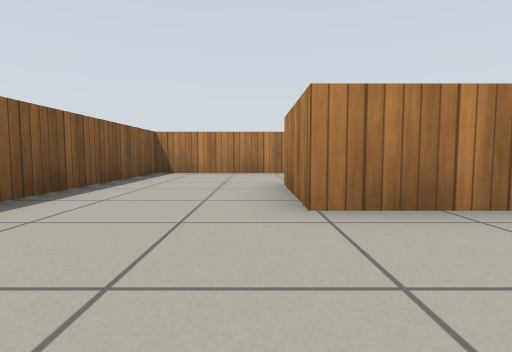
View 1 (above)

19 first-person views from a walk through a Gazebo world. The camera is 0.45 m above the floor, tilts 4° down and sees 80° across. The floor is counted in squares, 1 m on a side. Each view is taken from the middle of a square. On the plan, view 1 faces up. The plan holds only what a view shows up to about 9 squares ahead; the rest is blank. Simple patterns stand in for the simulator's built-in surfaces.

View 2
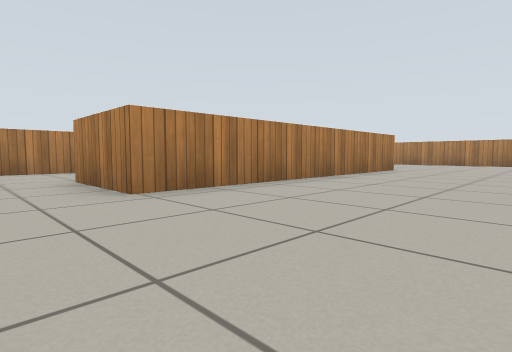

View 3
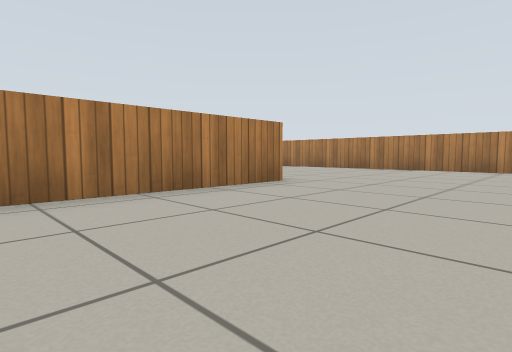

View 4
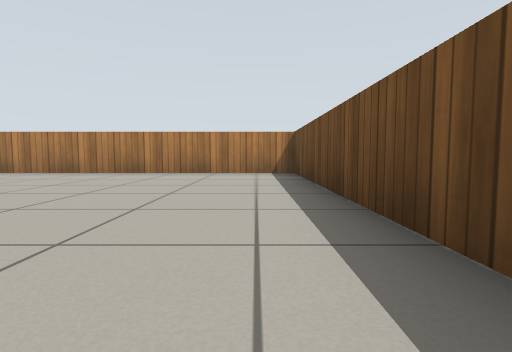

View 5
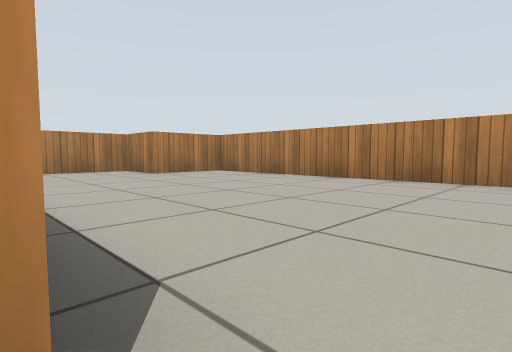

View 6
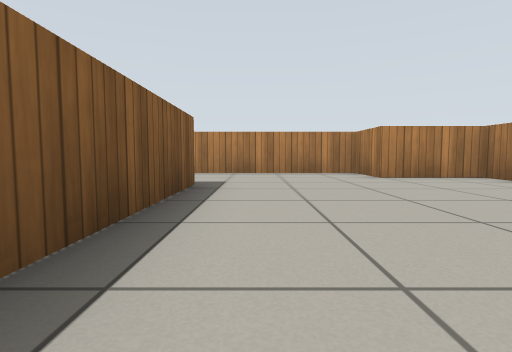

View 7
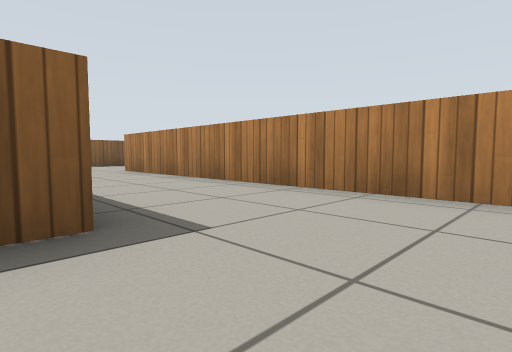

View 8
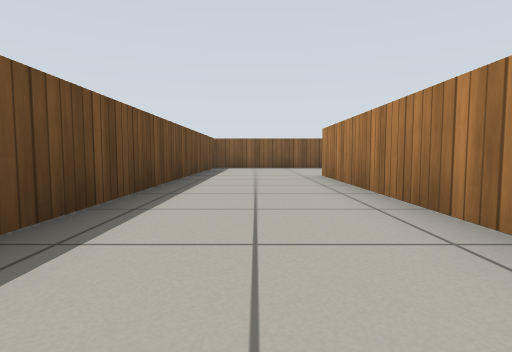

View 9
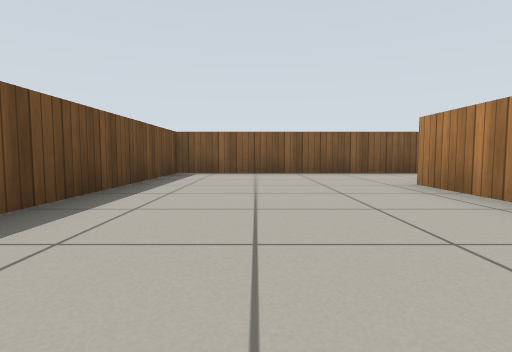

View 10
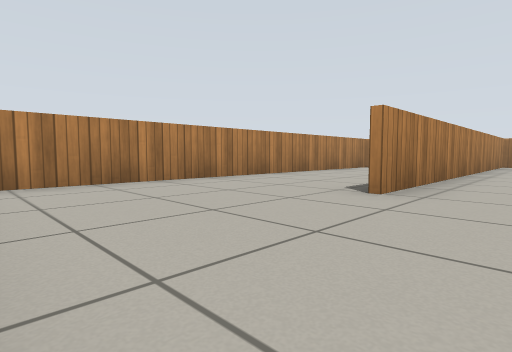

View 11
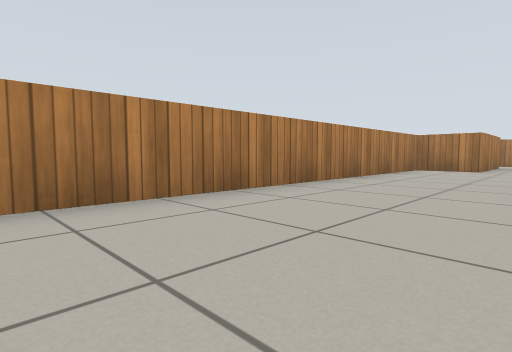

View 12
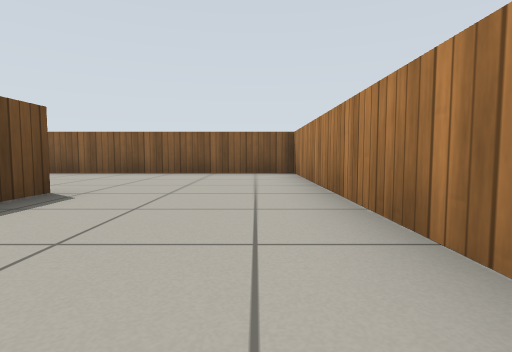

View 13
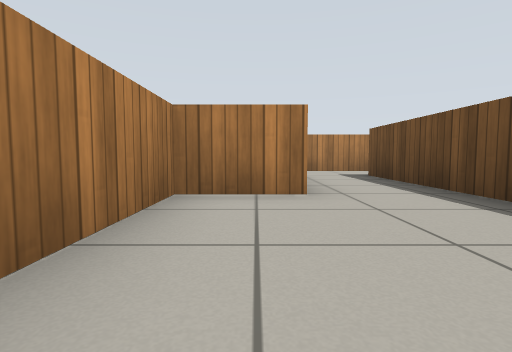

View 14
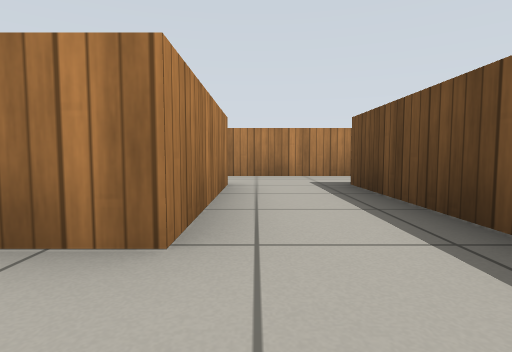

View 15
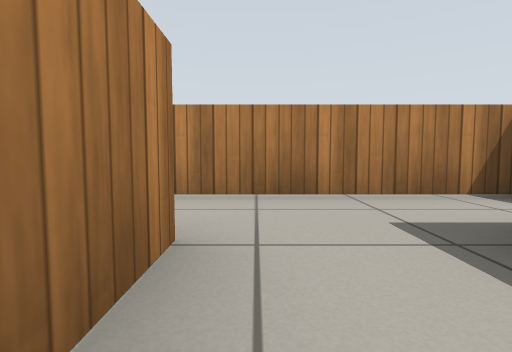

View 16
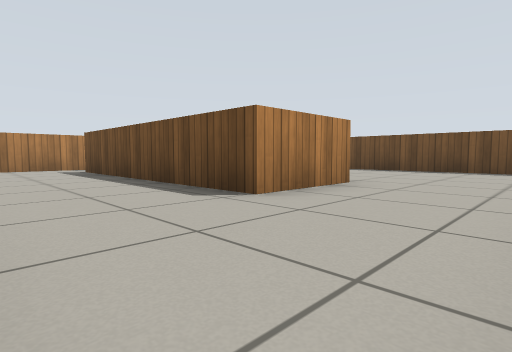

View 17
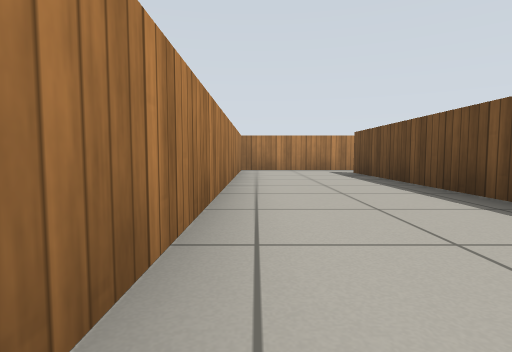

View 18
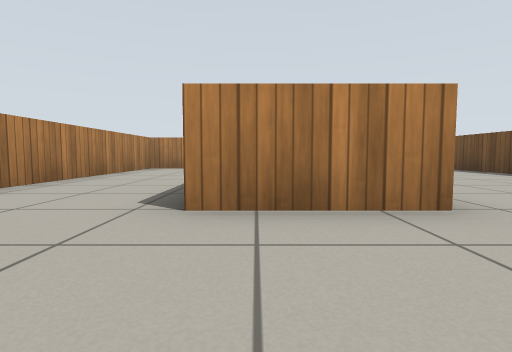

View 19
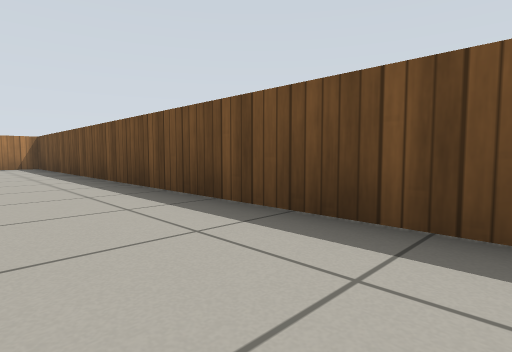

### Floor plan
Points are (right, up) in squares from view 1. A wall is a line through its corners. A room is listed if a view was taken in it or the views show most of it. See-through windows are left out.
Room 1 (views 1, 2, 3, 4, 5, 6, 7, 8, 9, 16, 17, 18, 19)
walls: (7.9, 4.1) (7.9, 7.4) (-2.4, 7.4) (-2.4, -1.9) (13.4, -1.9) (13.4, 9); (8.1, 2.4) (0.4, 2.4) (0.4, 4.6) (6.6, 4.6); (8.1, 7.6) (8.1, 4); (0.5, 7.6) (6.4, 7.6); (13.5, 8.9) (11.4, 8.9) (11.4, 10.4) (1.4, 10.4)
ways out: opening at (1, 9.5) to room 2; opening at (7, 5)
Room 2 (views 10, 11, 12, 13, 14)
walls: (1.4, 10.6) (2.2, 10.6); (-1, 7.6) (0.5, 7.6); (8.4, 12.4) (8.4, 13.9) (-2.4, 13.9) (-2.4, 7.9)
ways out: opening at (1, 9.5) to room 1; opening at (9, 12) to room 3
Room 3 (view 15)
walls: (11.6, 12.4) (8.4, 12.4); (13.4, 9) (13.4, 13); (7.9, 10.6) (11.6, 10.6)
ways out: opening at (9, 12) to room 2

Positions as (right, up) in squares from view 1, and headings:
1: (0, 0), facing up
2: (-1, -1), facing up-right
3: (4, -1), facing up-right
4: (6, -1), facing right
5: (8, 2), facing up-right
6: (9, 3), facing up
7: (10, 7), facing up-left
8: (8, 9), facing left
9: (5, 0), facing left
10: (-2, 9), facing up-right
11: (-1, 11), facing up-right
12: (5, 13), facing left
13: (5, 13), facing right
14: (7, 12), facing right
15: (10, 12), facing right
16: (-2, 7), facing down-right
17: (-1, 7), facing right
18: (-2, 4), facing right
19: (2, 0), facing down-right
